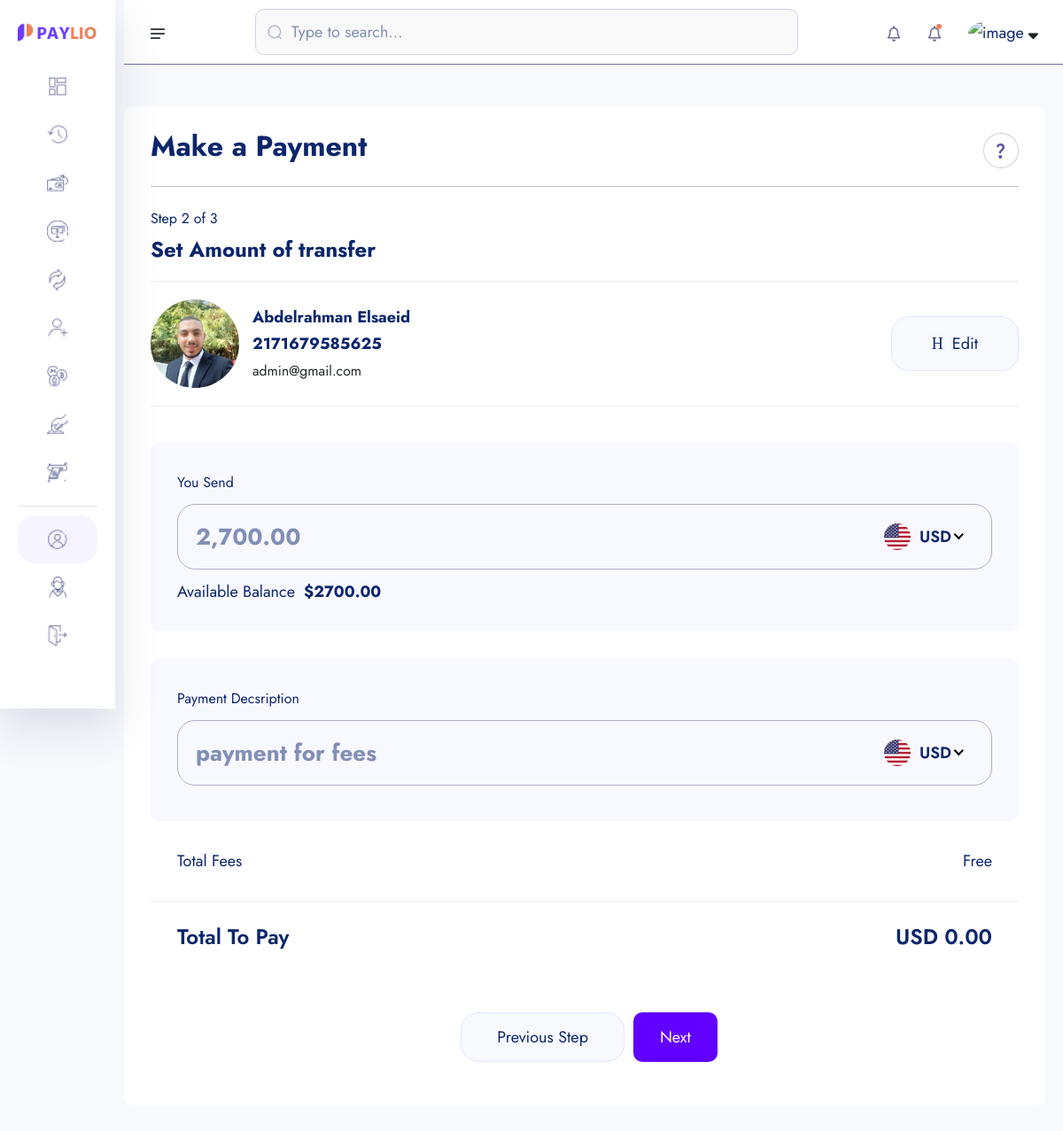
Before: /amount-transfare/2171679585625/ (signed in) with the older database file.
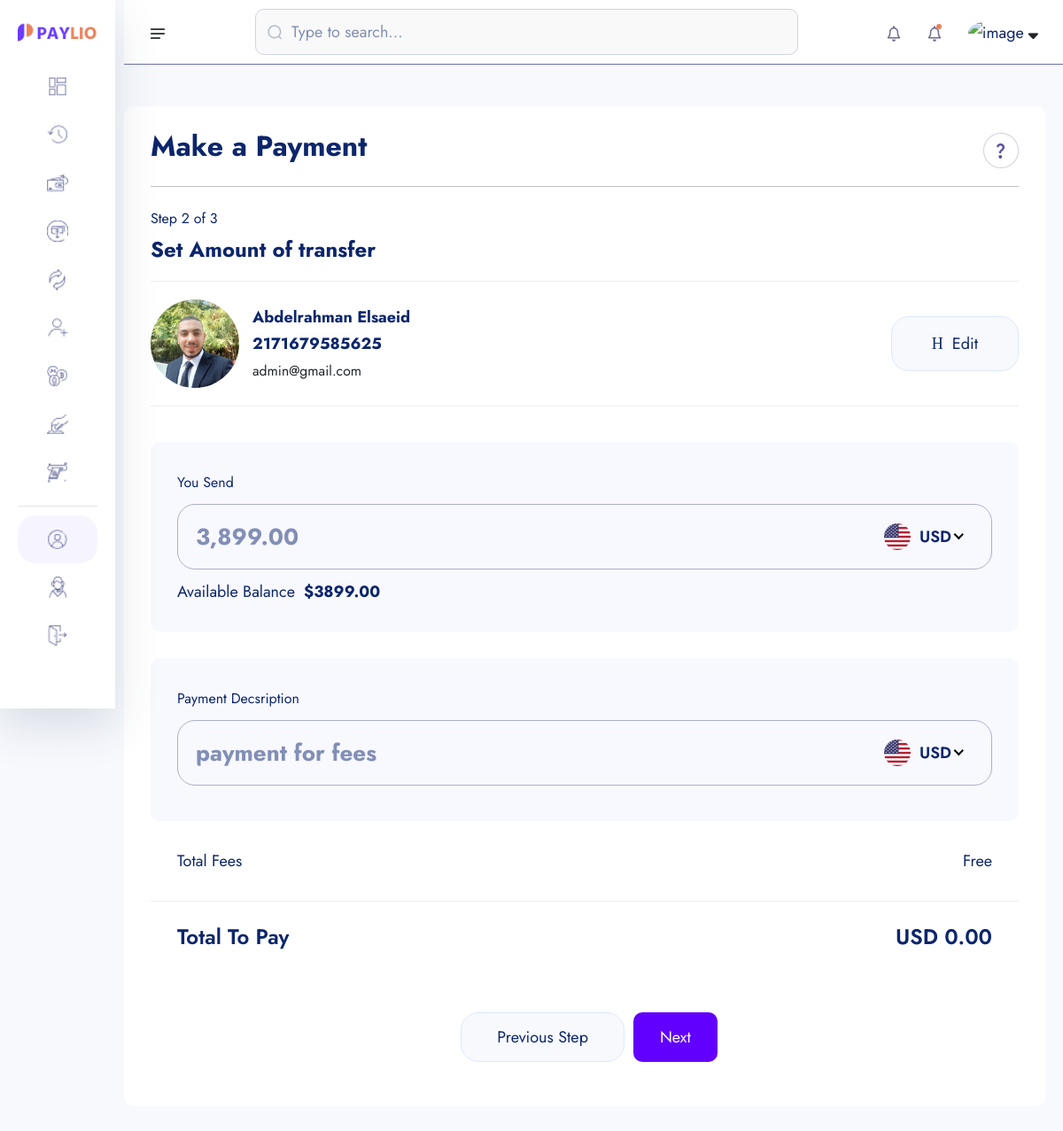
After: the same page with the newer database file.
### userauths/models.py (models this page shows, shortened)
class User(AbstractUser):
    username = models.CharField(max_length=100)
    email = models.EmailField(unique=True)
    is_staff = models.BooleanField(default=False)
    is_superuser = models.BooleanField(default=False)
    USERNAME_FIELD = 'email'
    REQUIRED_FIELDS = ['username']

### account/models.py (models this page shows, shortened)
class Account(models.Model):
    id = models.UUIDField(primary_key=True, unique=True, default=uuid.uuid4, editable=False)
    user = models.OneToOneField(User, on_delete=models.CASCADE)
    account_balance = models.DecimalField(max_digits=12, decimal_places=2, default=0.00)
    account_number = ShortUUIDField(length=10, unique=True,max_length= 25, prefix="217", alphabet="1234567890" )
    account_id = ShortUUIDField(length=7, unique=True,max_length= 25, prefix="DEX", alphabet="1234567890" )
    pin_number = ShortUUIDField(length=4, unique=True,max_length= 7 , alphabet="1234567890" )
    red_code = ShortUUIDField(length=10, unique=True,max_length= 20, prefix="217", alphabet="abcdefghi1234567890" )
    account_status = models.CharField(max_length=100, choices= ACCOUNT_STATUS, default="in-active")
    date = models.DateTimeField(auto_now_add=True)
    kyc_submitted = models.BooleanField(default=False)
    kyc_confirmed = models.BooleanField(default=False)
    recommended_by = models.ForeignKey(User, on_delete=models.DO_NOTHING, blank=True, null=True, related_name="recommended_by")
    class Meta:
        ordering = ['-date']

### core/transfare.py (the view)
# urls.py: path('amount-transfare/<account_number>/',AmountTranfare , name='amount-transfare'),
def AmountTranfare(request, account_number):
    try:
        account = Account.objects.get(account_number=account_number)
    except:
        messages.warning(request, "Account does not exist")
    context = {
        "account":account
    }
    return render(request, 'transfare/amount-transfare.html', context)

### templates/transfare/amount-transfare.html (shortened to what this page needs)
{% extends 'partials/dashboard-base.html' %}
{% load static %}
{% load humanize %}
{% block content %}
    <section class="dashboard-section body-collapse pay step step-2">
        <div class="overlay pt-120">
            <div class="container-fruid">
                <div class="main-content">
                    <div class="head-area d-flex align-items-center justify-content-between">
                        <h4>Make a Payment</h4>
                        <div class="icon-area">
                            <img src="{% static 'assets1/images/icon/support-icon.png' %}" alt="icon">
                        </div>
                    </div>
                    <div class="choose-recipient">
                        <div class="step-area">
                            <span class="mdr">Step 2 of 3</span>
                            <h5>Set Amount of transfer</h5>
                        </div>
                        <div class="user-select">
                            <div class="single-user">
                                <div class="left d-flex align-items-center">
                                    <div class="img-area">
                                        <img style="width: 100px; hight: 100px; border-radius: 50%" src="{{account.user.kyc.image.url}}" alt="image">
                                    </div>
                                    <div class="text-area">
                                        <p>{{account.user.kyc.full_name|title}}</p>
                                        <p>{{account.account_number|title}}</p>
                                        <small>{{account.user.email}}</small>
                                    </div>
                                </div>
                                <div class="right">
                                    <a href="{% url 'core:search-account' %}">
                                        <i class="icon-h-edit"></i>
                                        Edit
                                    </a>
                                </div>
                            </div>
                        </div>
                    </div>
                    <form action="{% url 'core:amount-transfare-Process' account.account_number %}" method = "POST">
                        <div class="send-banance">
                            <span class="mdr">You Send</span>
                            <div class="input-area">
                                <input class="xxlr" onkeyup="CalculateBalance()" placeholder="{{ request.user.account.account_balance|intcomma}}" name="amount-send" type="number" id="amount-send">
                            </div>
                            <p>Available Balance<b>${{request.user.account.account_balance}}</b></p>
                        </div>
                        <div class="send-banance">
                            <span class="mdr">Payment Decsription</span>
                            <div class="input-area">
                                <input class="xxlr" onkeyup="CalculateBalance()" placeholder="payment for fees" name="description" type="text" >
                            </div>
                        </div>
                        <ul class="total-fees">
                            <li>Total Fees</li>
                            <li>Free</li>
                        </ul>
                        <ul class="total-fees pay">
                            <li>
                                <h5>Total To Pay</h5>
                            </li>
                            <li>
                                <h5 id="total-to-pay">USD 0.00</h5>
                            </li>
                        </ul>
                        <div class="footer-area mt-40">
                            <a href="pay-step-1.html">Previous Step</a>
                            <button type="submit" style="padding: 10px 30px; border-radius: 10px; background: rgb(98, 0, 255); color: #fff;" class="active">Next</button>
                        </div>
                    </form>
                </div>
            </div>
        </div>
    </section>
{% endblock content %}

Changed rows visible on the page:
changed through a linked row, User: amount-send "2,700.00" → "3,899.00"; user.account.account_balance "2700.00" → "3899.00"
